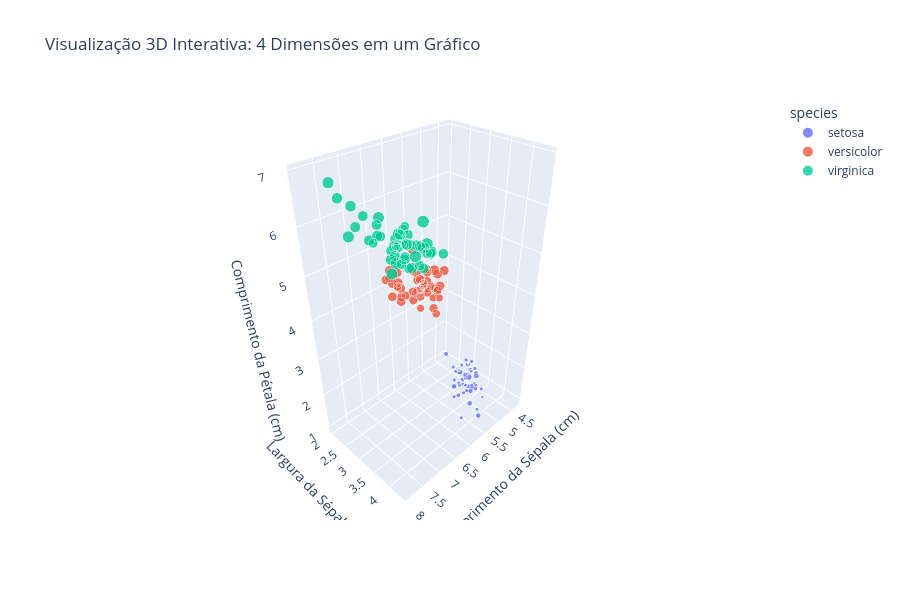

Here is the notebook cell this chart was saved with:
### Markdown cell above
## 5. Visualizações 3D Interativas com Plotly

**Por que visualizações 3D interativas?**
Visualizações 3D permitem explorar relações complexas entre múltiplas variáveis:
- **3 eixos (X, Y, Z)**: Três variáveis numéricas simultaneamente
- **Cor**: Quarta dimensão (categoria/classe)
- **Tamanho**: Quinta dimensão (outra variável numérica)
- **Interatividade**: Rotação, zoom e hover para exploração detalhada

> 🌐 **Vantagem**: Em uma única visualização, podemos representar até 5 dimensões de informação!

### Code cell
# @title
# Visualização 3D interativa
fig = px.scatter_3d(iris,
                   x='sepal_length',
                   y='sepal_width',
                   z='petal_length',
                   color='species',
                   size='petal_width',
                   hover_data={'petal_width': ':.2f'},
                   title='Visualização 3D Interativa: 4 Dimensões em um Gráfico',
                   labels={'sepal_length': 'Comprimento Sépala',
                          'sepal_width': 'Largura Sépala',
                          'petal_length': 'Comprimento Pétala'},
                   opacity=0.8)

fig.update_layout(
    scene=dict(
        xaxis_title='Comprimento da Sépala (cm)',
        yaxis_title='Largura da Sépala (cm)',
        zaxis_title='Comprimento da Pétala (cm)',
        camera=dict(
            eye=dict(x=1.5, y=1.5, z=1.5)
        )
    ),
    width=900,
    height=600
)

fig.show()

print("🌐 VANTAGENS DA VISUALIZAÇÃO 3D INTERATIVA:")
print("• Rotação: Explore diferentes ângulos arrastando o mouse")
print("• Zoom: Use scroll para aproximar/afastar")
print("• 4ª dimensão: Tamanho dos pontos = largura da pétala")
print("• Hover: Passe o mouse para ver valores exatos")
print("• Isolamento: Clique na legenda para mostrar/ocultar espécies")

### Figure 1 — Plotly figure (JSON) as saved in the notebook; plotly's stock layout.template omitted (floating-point values rounded to 4 significant figures)
{"data": [{"customdata": [[0.2], [0.2], [0.2], [0.2], [0.2], [0.4], [0.3], [0.2], [0.2], [0.1], [0.2], [0.2], [0.1], [0.1], [0.2], [0.4], [0.4], [0.3], [0.3], [0.3], [0.2], [0.4], [0.2], [0.5], [0.2], [0.2], [0.4], [0.2], [0.2], [0.2], [0.2], [0.4], [0.1], [0.2], [0.2], [0.2], [0.2], [0.1], [0.2], [0.2], [0.3], [0.3], [0.2], [0.6], [0.4], [0.3], [0.2], [0.2], [0.2], [0.2]], "hovertemplate": "species=setosa<br>Comprimento Sépala=%{x}<br>Largura Sépala=%{y}<br>Comprimento Pétala=%{z}<br>petal_width=%{customdata[0]:.2f}<extra></extra>", "legendgroup": "setosa", "marker": {"color": "#636efa", "opacity": 0.8, "size": [0.2, 0.2, 0.2, 0.2, 0.2, 0.4, 0.3, 0.2, 0.2, 0.1, 0.2, 0.2, 0.1, 0.1, 0.2, 0.4, 0.4, 0.3, 0.3, 0.3, 0.2, 0.4, 0.2, 0.5, 0.2, 0.2, 0.4, 0.2, 0.2, 0.2, 0.2, 0.4, 0.1, 0.2, 0.2, 0.2, 0.2, 0.1, 0.2, 0.2, 0.3, 0.3, 0.2, 0.6, 0.4, 0.3, 0.2, 0.2, 0.2, 0.2], "sizemode": "area", "sizeref": 0.00625, "symbol": "circle"}, "mode": "markers", "name": "setosa", "scene": "scene", "showlegend": true, "type": "scatter3d", "x": [5.1, 4.9, 4.7, 4.6, 5.0, 5.4, 4.6, 5.0, 4.4, 4.9, 5.4, 4.8, 4.8, 4.3, 5.8, 5.7, 5.4, 5.1, 5.7, 5.1, 5.4, 5.1, 4.6, 5.1, 4.8, 5.0, 5.0, 5.2, 5.2, 4.7, 4.8, 5.4, 5.2, 5.5, 4.9, 5.0, 5.5, 4.9, 4.4, 5.1, 5.0, 4.5, 4.4, 5.0, 5.1, 4.8, 5.1, 4.6, 5.3, 5.0], "y": [3.5, 3.0, 3.2, 3.1, 3.6, 3.9, 3.4, 3.4, 2.9, 3.1, 3.7, 3.4, 3.0, 3.0, 4.0, 4.4, 3.9, 3.5, 3.8, 3.8, 3.4, 3.7, 3.6, 3.3, 3.4, 3.0, 3.4, 3.5, 3.4, 3.2, 3.1, 3.4, 4.1, 4.2, 3.1, 3.2, 3.5, 3.6, 3.0, 3.4, 3.5, 2.3, 3.2, 3.5, 3.8, 3.0, 3.8, 3.2, 3.7, 3.3], "z": [1.4, 1.4, 1.3, 1.5, 1.4, 1.7, 1.4, 1.5, 1.4, 1.5, 1.5, 1.6, 1.4, 1.1, 1.2, 1.5, 1.3, 1.4, 1.7, 1.5, 1.7, 1.5, 1.0, 1.7, 1.9, 1.6, 1.6, 1.5, 1.4, 1.6, 1.6, 1.5, 1.5, 1.4, 1.5, 1.2, 1.3, 1.4, 1.3, 1.5, 1.3, 1.3, 1.3, 1.6, 1.9, 1.4, 1.6, 1.4, 1.5, 1.4]}, {"customdata": [[1.4], [1.5], [1.5], [1.3], [1.5], [1.3], [1.6], [1.0], [1.3], [1.4], [1.0], [1.5], [1.0], [1.4], [1.3], [1.4], [1.5], [1.0], [1.5], [1.1], [1.8], [1.3], [1.5], [1.2], [1.3], [1.4], [1.4], [1.7], [1.5], [1.0], [1.1], [1.0], [1.2], [1.6], [1.5], [1.6], [1.5], [1.3], [1.3], [1.3], [1.2], [1.4], [1.2], [1.0], [1.3], [1.2], [1.3], [1.3], [1.1], [1.3]], "hovertemplate": "species=versicolor<br>Comprimento Sépala=%{x}<br>Largura Sépala=%{y}<br>Comprimento Pétala=%{z}<br>petal_width=%{customdata[0]:.2f}<extra></extra>", "legendgroup": "versicolor", "marker": {"color": "#EF553B", "opacity": 0.8, "size": [1.4, 1.5, 1.5, 1.3, 1.5, 1.3, 1.6, 1.0, 1.3, 1.4, 1.0, 1.5, 1.0, 1.4, 1.3, 1.4, 1.5, 1.0, 1.5, 1.1, 1.8, 1.3, 1.5, 1.2, 1.3, 1.4, 1.4, 1.7, 1.5, 1.0, 1.1, 1.0, 1.2, 1.6, 1.5, 1.6, 1.5, 1.3, 1.3, 1.3, 1.2, 1.4, 1.2, 1.0, 1.3, 1.2, 1.3, 1.3, 1.1, 1.3], "sizemode": "area", "sizeref": 0.00625, "symbol": "circle"}, "mode": "markers", "name": "versicolor", "scene": "scene", "showlegend": true, "type": "scatter3d", "x": [7.0, 6.4, 6.9, 5.5, 6.5, 5.7, 6.3, 4.9, 6.6, 5.2, 5.0, 5.9, 6.0, 6.1, 5.6, 6.7, 5.6, 5.8, 6.2, 5.6, 5.9, 6.1, 6.3, 6.1, 6.4, 6.6, 6.8, 6.7, 6.0, 5.7, 5.5, 5.5, 5.8, 6.0, 5.4, 6.0, 6.7, 6.3, 5.6, 5.5, 5.5, 6.1, 5.8, 5.0, 5.6, 5.7, 5.7, 6.2, 5.1, 5.7], "y": [3.2, 3.2, 3.1, 2.3, 2.8, 2.8, 3.3, 2.4, 2.9, 2.7, 2.0, 3.0, 2.2, 2.9, 2.9, 3.1, 3.0, 2.7, 2.2, 2.5, 3.2, 2.8, 2.5, 2.8, 2.9, 3.0, 2.8, 3.0, 2.9, 2.6, 2.4, 2.4, 2.7, 2.7, 3.0, 3.4, 3.1, 2.3, 3.0, 2.5, 2.6, 3.0, 2.6, 2.3, 2.7, 3.0, 2.9, 2.9, 2.5, 2.8], "z": [4.7, 4.5, 4.9, 4.0, 4.6, 4.5, 4.7, 3.3, 4.6, 3.9, 3.5, 4.2, 4.0, 4.7, 3.6, 4.4, 4.5, 4.1, 4.5, 3.9, 4.8, 4.0, 4.9, 4.7, 4.3, 4.4, 4.8, 5.0, 4.5, 3.5, 3.8, 3.7, 3.9, 5.1, 4.5, 4.5, 4.7, 4.4, 4.1, 4.0, 4.4, 4.6, 4.0, 3.3, 4.2, 4.2, 4.2, 4.3, 3.0, 4.1]}, {"customdata": [[2.5], [1.9], [2.1], [1.8], [2.2], [2.1], [1.7], [1.8], [1.8], [2.5], [2.0], [1.9], [2.1], [2.0], [2.4], [2.3], [1.8], [2.2], [2.3], [1.5], [2.3], [2.0], [2.0], [1.8], [2.1], [1.8], [1.8], [1.8], [2.1], [1.6], [1.9], [2.0], [2.2], [1.5], [1.4], [2.3], [2.4], [1.8], [1.8], [2.1], [2.4], [2.3], [1.9], [2.3], [2.5], [2.3], [1.9], [2.0], [2.3], [1.8]], "hovertemplate": "species=virginica<br>Comprimento Sépala=%{x}<br>Largura Sépala=%{y}<br>Comprimento Pétala=%{z}<br>petal_width=%{customdata[0]:.2f}<extra></extra>", "legendgroup": "virginica", "marker": {"color": "#00cc96", "opacity": 0.8, "size": [2.5, 1.9, 2.1, 1.8, 2.2, 2.1, 1.7, 1.8, 1.8, 2.5, 2.0, 1.9, 2.1, 2.0, 2.4, 2.3, 1.8, 2.2, 2.3, 1.5, 2.3, 2.0, 2.0, 1.8, 2.1, 1.8, 1.8, 1.8, 2.1, 1.6, 1.9, 2.0, 2.2, 1.5, 1.4, 2.3, 2.4, 1.8, 1.8, 2.1, 2.4, 2.3, 1.9, 2.3, 2.5, 2.3, 1.9, 2.0, 2.3, 1.8], "sizemode": "area", "sizeref": 0.00625, "symbol": "circle"}, "mode": "markers", "name": "virginica", "scene": "scene", "showlegend": true, "type": "scatter3d", "x": [6.3, 5.8, 7.1, 6.3, 6.5, 7.6, 4.9, 7.3, 6.7, 7.2, 6.5, 6.4, 6.8, 5.7, 5.8, 6.4, 6.5, 7.7, 7.7, 6.0, 6.9, 5.6, 7.7, 6.3, 6.7, 7.2, 6.2, 6.1, 6.4, 7.2, 7.4, 7.9, 6.4, 6.3, 6.1, 7.7, 6.3, 6.4, 6.0, 6.9, 6.7, 6.9, 5.8, 6.8, 6.7, 6.7, 6.3, 6.5, 6.2, 5.9], "y": [3.3, 2.7, 3.0, 2.9, 3.0, 3.0, 2.5, 2.9, 2.5, 3.6, 3.2, 2.7, 3.0, 2.5, 2.8, 3.2, 3.0, 3.8, 2.6, 2.2, 3.2, 2.8, 2.8, 2.7, 3.3, 3.2, 2.8, 3.0, 2.8, 3.0, 2.8, 3.8, 2.8, 2.8, 2.6, 3.0, 3.4, 3.1, 3.0, 3.1, 3.1, 3.1, 2.7, 3.2, 3.3, 3.0, 2.5, 3.0, 3.4, 3.0], "z": [6.0, 5.1, 5.9, 5.6, 5.8, 6.6, 4.5, 6.3, 5.8, 6.1, 5.1, 5.3, 5.5, 5.0, 5.1, 5.3, 5.5, 6.7, 6.9, 5.0, 5.7, 4.9, 6.7, 4.9, 5.7, 6.0, 4.8, 4.9, 5.6, 5.8, 6.1, 6.4, 5.6, 5.1, 5.6, 6.1, 5.6, 5.5, 4.8, 5.4, 5.6, 5.1, 5.1, 5.9, 5.7, 5.2, 5.0, 5.2, 5.4, 5.1]}], "layout": {"height": 600, "legend": {"itemsizing": "constant", "title": {"text": "species"}, "tracegroupgap": 0}, "scene": {"camera": {"eye": {"x": 1.5, "y": 1.5, "z": 1.5}}, "domain": {"x": [0, 1], "y": [0, 1]}, "xaxis": {"title": {"text": "Comprimento da Sépala (cm)"}}, "yaxis": {"title": {"text": "Largura da Sépala (cm)"}}, "zaxis": {"title": {"text": "Comprimento da Pétala (cm)"}}}, "title": {"text": "Visualização 3D Interativa: 4 Dimensões em um Gráfico"}, "width": 900}}
